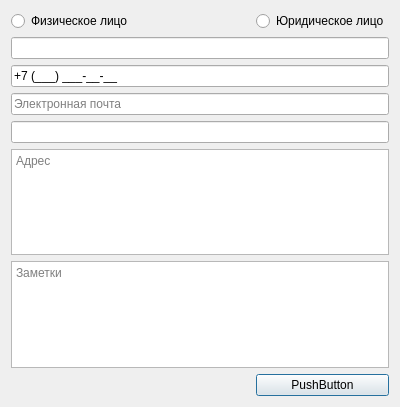
<?xml version="1.0" encoding="UTF-8"?>
<ui version="4.0">
 <class>ClientEditorDialog</class>
 <widget class="QDialog" name="ClientEditorDialog">
  <property name="geometry">
   <rect>
    <x>0</x>
    <y>0</y>
    <width>400</width>
    <height>407</height>
   </rect>
  </property>
  <property name="windowTitle">
   <string>Dialog</string>
  </property>
  <layout class="QGridLayout" name="gridLayout">
   <item row="3" column="0" colspan="4">
    <widget class="QLineEdit" name="le_email">
     <property name="placeholderText">
      <string>Электронная почта</string>
     </property>
    </widget>
   </item>
   <item row="0" column="0">
    <widget class="QRadioButton" name="rb_individual">
     <property name="text">
      <string>Физическое лицо</string>
     </property>
    </widget>
   </item>
   <item row="4" column="0" colspan="4">
    <widget class="QLineEdit" name="le_passport"/>
   </item>
   <item row="2" column="0" colspan="4">
    <widget class="QLineEdit" name="le_phone">
     <property name="inputMask">
      <string>+7 (999) 999-99-99;_</string>
     </property>
     <property name="placeholderText">
      <string>Телефон</string>
     </property>
    </widget>
   </item>
   <item row="6" column="0" colspan="4">
    <widget class="QPlainTextEdit" name="pte_notes">
     <property name="placeholderText">
      <string>Заметки</string>
     </property>
    </widget>
   </item>
   <item row="1" column="0" colspan="4">
    <widget class="QLineEdit" name="le_name"/>
   </item>
   <item row="5" column="0" colspan="4">
    <widget class="QPlainTextEdit" name="pte_address">
     <property name="placeholderText">
      <string>Адрес</string>
     </property>
    </widget>
   </item>
   <item row="7" column="2" colspan="2">
    <widget class="QPushButton" name="pb_save">
     <property name="text">
      <string>PushButton</string>
     </property>
    </widget>
   </item>
   <item row="7" column="0" colspan="2">
    <spacer name="horizontalSpacer">
     <property name="orientation">
      <enum>Qt::Orientation::Horizontal</enum>
     </property>
     <property name="sizeHint" stdset="0">
      <size>
       <width>40</width>
       <height>20</height>
      </size>
     </property>
    </spacer>
   </item>
   <item row="0" column="1">
    <spacer name="horizontalSpacer_2">
     <property name="orientation">
      <enum>Qt::Orientation::Horizontal</enum>
     </property>
     <property name="sizeHint" stdset="0">
      <size>
       <width>40</width>
       <height>20</height>
      </size>
     </property>
    </spacer>
   </item>
   <item row="0" column="2" colspan="2">
    <widget class="QRadioButton" name="rb_legal">
     <property name="text">
      <string>Юридическое лицо</string>
     </property>
    </widget>
   </item>
  </layout>
 </widget>
 <resources/>
 <connections/>
</ui>
